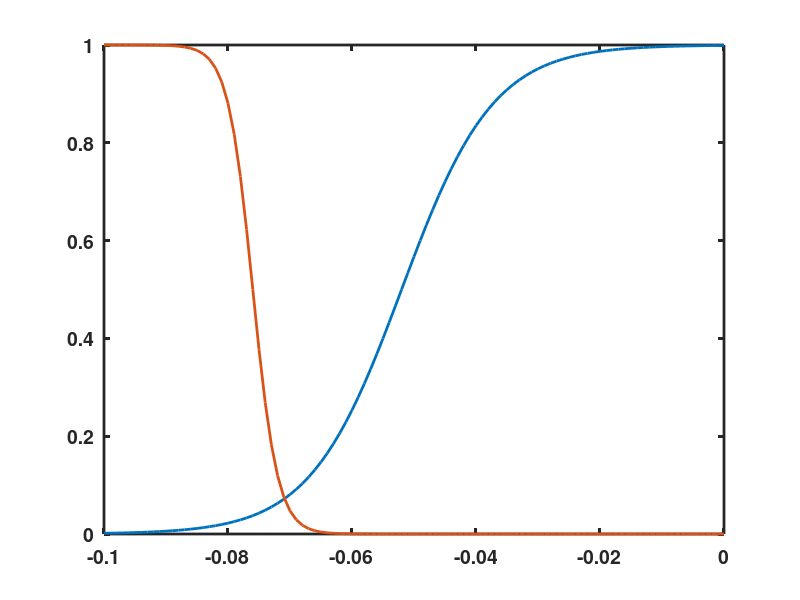
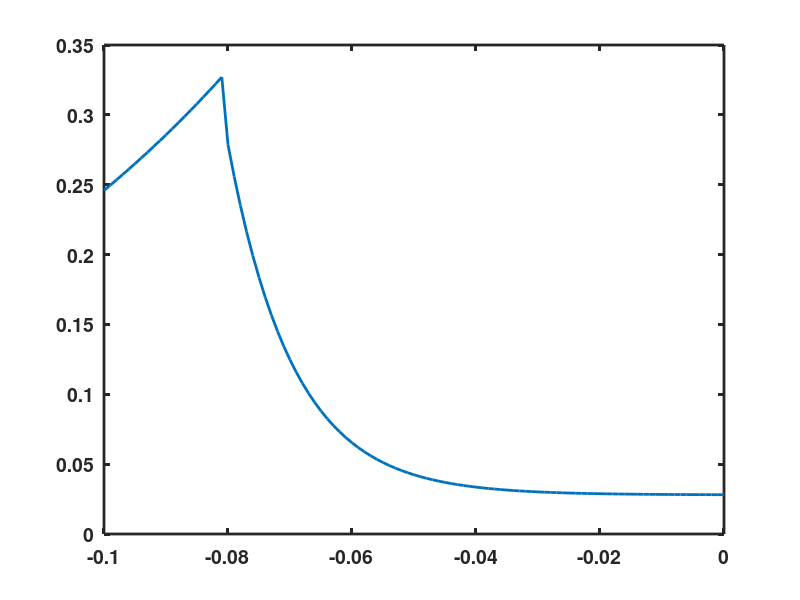

These charts were generated, in order, by the following MATLAB code:
% PIR_Vdependence.m
% This model contains a T-type Calcium current to generate a
% post-inhibitory rebound as a models of thalamic relay cells.
%
%   The code provides an implementation of the gating variables for 
%   Tutorial 4.2 of Chapter 4 in the textbook,
%   An Introductory Course in Computational Neuroscience 
%   by Paul Miller, Brandeis University (2017)
%
%%%%%%%%%%%%%%%%%%%%%%%%%%%%%%%%%%%%%%%%%%%%%%%%%%%%%%%%%%%%%%%%%%%%%%%%%%%
clear

E_L = -0.070;       % leak reversal potential
E_Na = 0.055;       % reversal for sodium channels
E_K = -0.090;       % reversal for potassium channels
E_Ca = 0.120        % reversal potential for Ca current

G_L = 10e-9;        % leak conductance in Siemens 
G_Na = 3.6e-6;      % sodium conductance in Siemens
G_K = 1.6e-6;       % potassium conductance in Siemens
G_CaT = 0.22e-6;    % T-type calcium conductance in Siemens

Cm = 0.1e-9;        % membrane capacitance in Farads 
Vm = -0.1:0.001:0;  % range of membrane potential (the variable here)

% alpha_m is sodium activation rate constant
if ( Vm == -35 )                            % to prevent division by zero
    alpha_m = 1e3;
else
    alpha_m = 1e5*(Vm+0.035)./(1-exp(-100*(Vm+0.035)));
end
beta_m = 4000*exp(-(Vm+0.060)./0.018);      % sodium deactivation rate

alpha_h = 350*exp(-50*(Vm+0.058));          % sodium inactivation rate
beta_h = 5000./(1+exp(-100*(Vm+0.028)));    % sodium deinactivation rate

if ( Vm == -34 )                            % prevent division by zero
    alpha_n = 500;                          % potassium activation rate constant
else
    alpha_n = 5e4*(Vm+0.034)./(1-exp(-100*(Vm+0.034)));
end
beta_n = 625*exp(-12.5*(Vm+0.044));     % potassium inactivation rate

% From the alpha and beta for each gating variable we find the steady
% state values (_inf) and the time constants (tau_) for each m,h and n.

m_inf = alpha_m./(alpha_m+beta_m);      % sodium activation variable

tau_h = 1./(alpha_h+beta_h);            % sodium inactivation time constant
h_inf = alpha_h./(alpha_h+beta_h);      % sodium inactivation variable

tau_n = 1./(alpha_n+beta_n);            % potassium activation time constant
n_inf = alpha_n./(alpha_n+beta_n);      % potassium activation variable


mca_inf = 1./(1+exp(-(Vm+0.052)/0.0074));   % Ca T-current activation variable

hca_inf = 1./(1+exp(500*(Vm+0.076)));       % Ca T-current inactivation variable

% Below the Ca T-current time constant has two terms, one for Vm<-80mV, 
% the other for Vm > -80mV. The expressions in parenthesis, such as 
% (Vm<-0.080) yield 1 or 0 depending on the value of Vm, so either the
% first line is used or the second term line used.
tau_hca = 1e-3*exp(15*(Vm+0.467)).*(Vm<-0.080) ...
    + 1e-3*(28+exp(-(Vm+0.022)/0.0105)).*(Vm>=-0.080);

%% Now plot the functions after setting up graphics parameters
set(0,'DefaultLineLineWidth',2,...
    'DefaultLineMarkerSize',8, ...
    'DefaultAxesLineWidth',2, ...
    'DefaultAxesFontSize',14,...
    'DefaultAxesFontWeight','Bold');

figure(1)
clf
plot(Vm,mca_inf)
hold on
plot(Vm,hca_inf)

figure(2)
plot(Vm,tau_hca)
